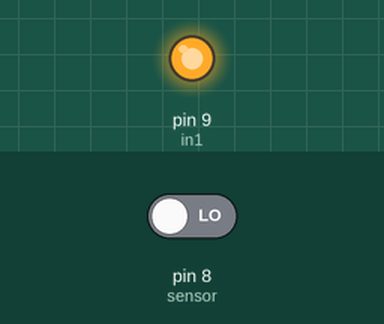
This sketch was run on a simulated Arduino Uno, built with avr-gcc and run on an emulated ATmega328P. Shown: output pins drawn as LEDs (lit = HIGH). The test bench sets the inputs (shaded band); at power-on: pin 8 (sensor) LOW.

Above: at 1.2 s.
1.3 s: pin 8 (sensor) driven HIGH
At 1.8 s:
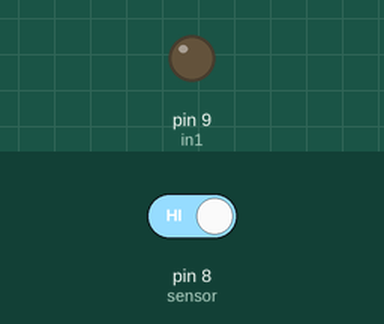
Timing chart, 0 to 4.3 s (numbered marks = the images above; inputs shaded):
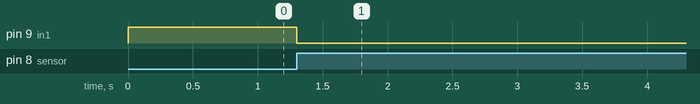

The sketch:

pir_sensor.ino
```cpp
int in1 = 9;
int sensor = 8;
unsigned long t=0;

void setup()
{
  Serial.begin(9600);
  pinMode(in1, OUTPUT);
  pinMode(sensor, INPUT);


  digitalWrite(in1,HIGH);

}


void loop()
{
  digitalWrite(in1,HIGH);
  if(digitalRead(sensor)==HIGH)
  {
   t=millis();
   while(millis()<(t+5000))
   {
   digitalWrite(in1,LOW);
     if((millis()>(t+2300))&&(digitalRead(sensor)==HIGH))
      {
       t=millis();
      }
   }
  }
}
```

Measured:
- after the input at 1.3 s, pin 9 (in1): HIGH → LOW at once
